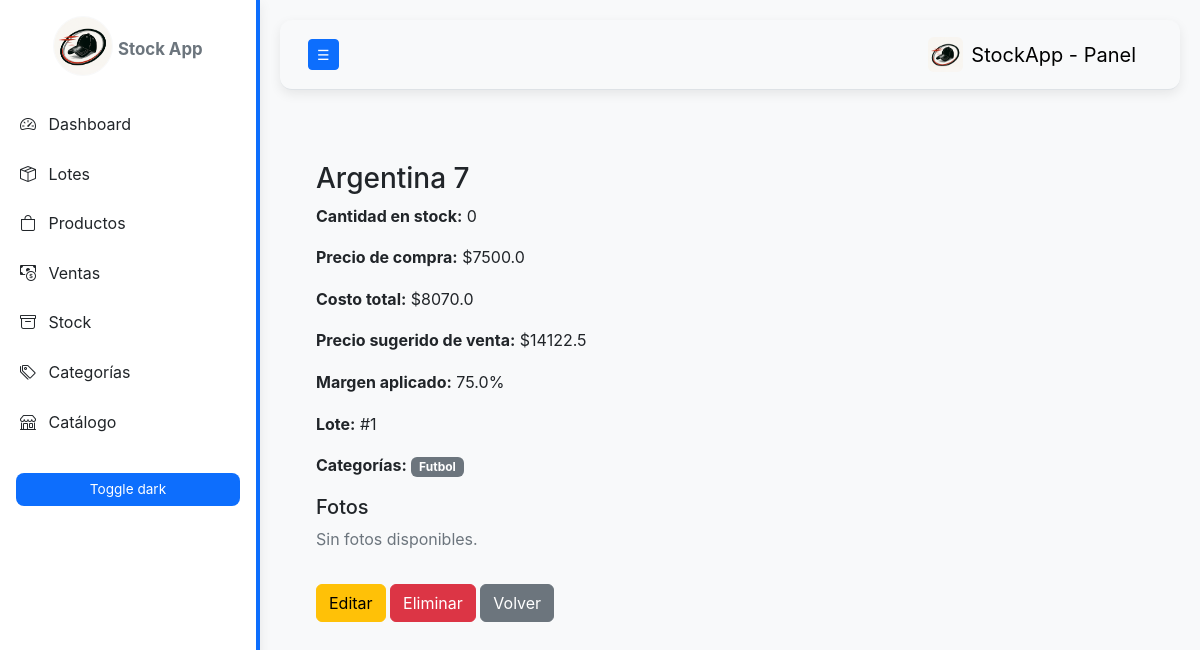
Page /product/1 on the committed database.
### models.py (models this page shows, shortened)
class Producto(db.Model):
    __tablename__ = "producto"
    id = db.Column(db.Integer, primary_key=True)
    nombre = db.Column(db.String(150), nullable=False)
    cantidad = db.Column(db.Integer, default=0)
    precio_compra = db.Column(db.Float, nullable=False, default=0.0)
    costo_envio_unitario = db.Column(db.Float, default=0.0)
    costo_extra = db.Column(db.Float, default=0.0)
    margen = db.Column(db.Float, default=0.5)
    fecha_creacion = db.Column(db.DateTime, default=datetime.utcnow)
    lote_id = db.Column(db.Integer, db.ForeignKey("lote.id"), nullable=True)
    lote = db.relationship("Lote", back_populates="productos")
    fotos = db.relationship("FotoProducto", back_populates="producto", cascade="all, delete-orphan")
    ventas = db.relationship("Venta", back_populates="producto")
    categorias = db.relationship(
        "Categoria",
        secondary=producto_categoria,
        back_populates="productos"
    )
    @property
    def precio_sugerido(self):
        costo_total = (self.precio_compra or 0) + (self.costo_envio_unitario or 0) + (self.costo_extra or 0)
        return round(costo_total * (1 + (self.margen or 0)), 2)
    @property
    def costo_total(self):
        return (self.precio_compra or 0) + (self.costo_envio_unitario or 0) + (self.costo_extra or 0)

class Lote(db.Model):
    __tablename__ = "lote"
    id = db.Column(db.Integer, primary_key=True)
    fecha = db.Column(db.DateTime, default=datetime.utcnow)
    costo_envio = db.Column(db.Float, nullable=False, default=0.0)
    productos = db.relationship("Producto", back_populates="lote", cascade="all, delete-orphan")

class Categoria(db.Model):
    __tablename__ = "categoria"
    id = db.Column(db.Integer, primary_key=True)
    nombre = db.Column(db.String(100), unique=True, nullable=False)
    productos = db.relationship(
        "Producto",
        secondary=producto_categoria,
        back_populates="categorias"
    )

### app.py (the view)
@app.route("/product/<int:product_id>")
def product_detail(product_id):
    product = Producto.query.get_or_404(product_id)
    return render_template("product_detail.html", producto=product)

### templates/product_detail.html
{% extends "base.html" %}
{% block content %}
<div class="container mt-4">
  <h3>{{ producto.nombre }}</h3>
  <p><strong>Cantidad en stock:</strong> {{ producto.cantidad }}</p>
  <p><strong>Precio de compra:</strong> ${{ producto.precio_compra }}</p>
  <p><strong>Costo total:</strong> ${{ producto.costo_total }}</p>
  <p><strong>Precio sugerido de venta:</strong> ${{ producto.precio_sugerido }}</p>
  <p><strong>Margen aplicado:</strong> {{ (producto.margen * 100) | round(1) }}%</p>
  {% if producto.lote %}
    <p><strong>Lote:</strong> #{{ producto.lote.id }}</p>
  {% endif %}
  {% if producto.categorias %}
    <p><strong>Categorías:</strong>
      {% for cat in producto.categorias %}
        <span class="badge bg-secondary">{{ cat.nombre }}</span>
      {% endfor %}
    </p>
  {% endif %}
  <h5>Fotos</h5>
  <div class="d-flex flex-wrap">
    {% for foto in producto.fotos %}
      <div class="me-2 mb-2">
        <img src="{{ url_for('uploaded_file', filename=foto.ruta) }}" class="img-thumbnail" style="width:150px; height:150px; object-fit:cover;">
      </div>
    {% else %}
      <p class="text-muted">Sin fotos disponibles.</p>
    {% endfor %}
  </div>
  <div class="mt-3">
    <a href="{{ url_for('product_edit', product_id=producto.id) }}" class="btn btn-warning">Editar</a>
    <form action="{{ url_for('product_delete', product_id=producto.id) }}" method="post" class="d-inline" onsubmit="return confirm('¿Eliminar este producto?')">
      <button class="btn btn-danger">Eliminar</button>
    </form>
    <a href="{{ url_for('products') }}" class="btn btn-secondary">Volver</a>
  </div>
</div>
{% endblock %}

### static/styles.css (style rules this page uses)
:root { --bg: #f8f9fa; --card: #ffffff; --text: #212529; --muted: #6c757d; --accent: #0d6efd; --accent-dark: #0b5ed7; --sidebar-bg: #ffffff; --sidebar-text: #212529; --sidebar-border: var(--accent); --shadow: 0 4px 12px rgba(0, 0, 0, 0.08); --btn-bg: var(--accent); --btn-text: #ffffff; }
body { background: var(--bg); color: var(--text); font-family: "Inter", system-ui, Arial, sans-serif; margin: 0; line-height: 1.6; transition: background 0.3s ease, color 0.3s ease; }
.text-muted { color: var(--muted) !important; }
a, button { transition: all 0.2s ease; }

### rows in the picture
Producto: nombre "Argentina 7", cantidad "0", precio_compra "7500.0", costo_total "8070.0", precio_sugerido "14122.5", (producto.margen*100)|round(1) "75.0"
Lote: lote.id "1"
Categoria: nombre "Futbol"
